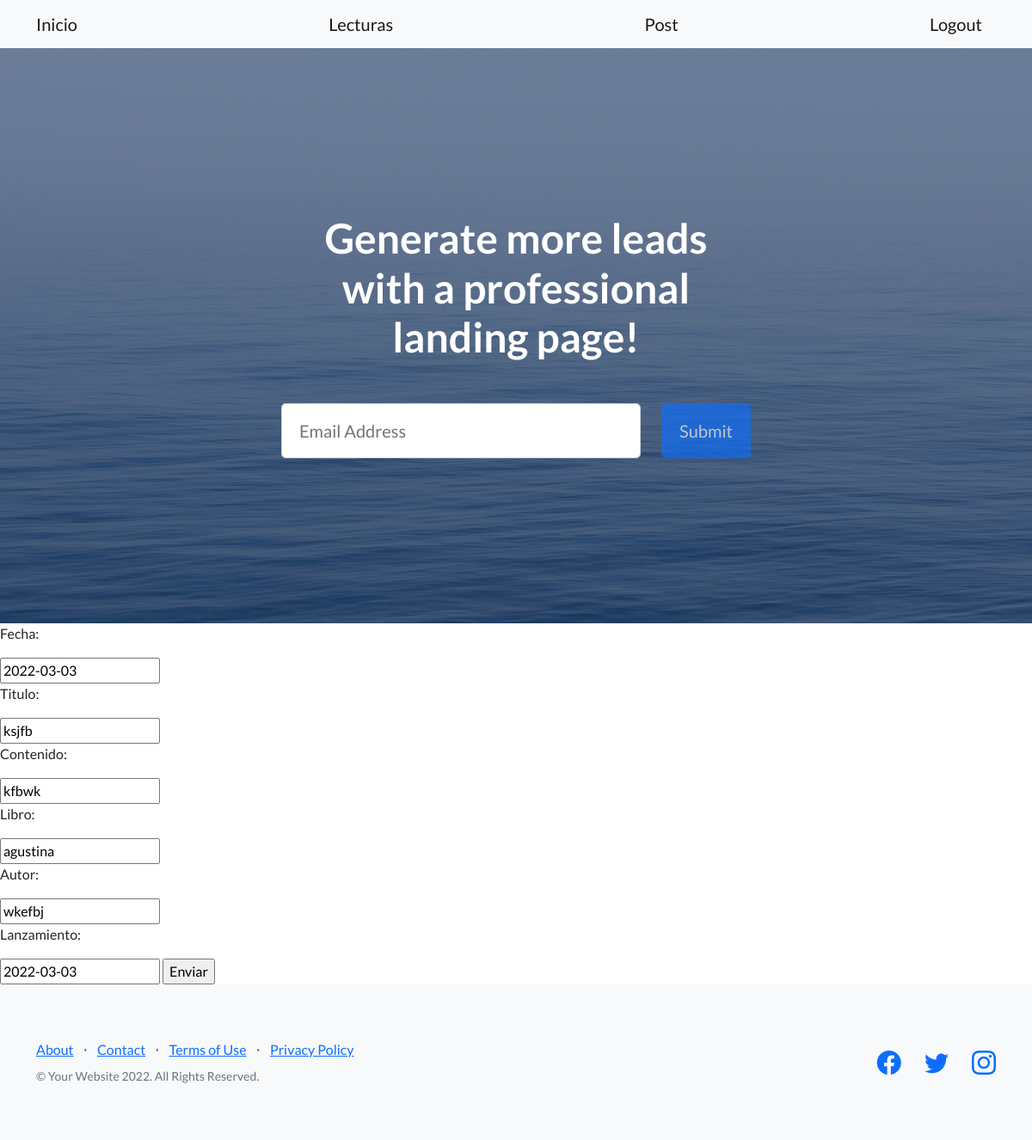
The app's page /app_uno/editar_post/10 (signed in), older data.
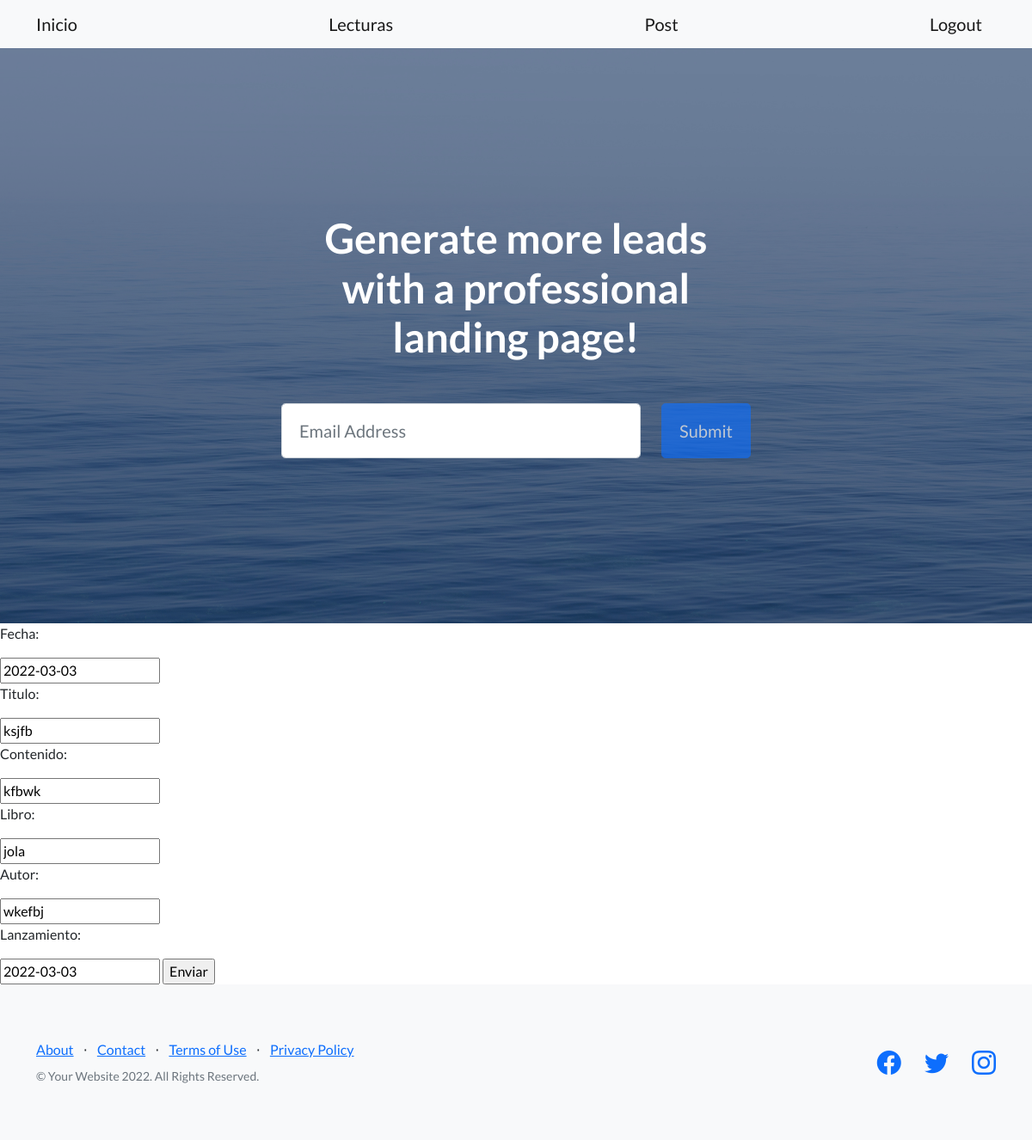
The same page, newer data.
### app_uno/models.py (models this page shows, shortened)
class Post (models.Model):
    titulo = models.CharField(max_length=40)
    contenido = models.CharField(max_length=2000)
    fecha = models.DateField()
    nombre_libro = models.CharField(max_length=40)
    autor = models.CharField(max_length=40)
    lanzamiento = models.DateField()

### app_uno/views.py (the view)
# urls.py: path('editar_post/<int:id>',views.editar_post,name="editar_post"),
@login_required
def editar_post ( request , id):
    post = Post.objects.get(id=id)
    if request.method == "POST":
        mi_formulario = Posteos_Form( request.POST )
        if mi_formulario.is_valid():
            datos = mi_formulario.cleaned_data
            post.titulo = datos['titulo']
            post.contenido = datos['contenido']
            post.fecha = datos['fecha']
            post.nombre_libro = datos['nombre_libro']
            post.autor = datos['autor']
            post.lanzamiento = datos['lanzamiento']
            post.save()
            post = Post.objects.all()
            return render(request , "lecturas.html" , {"lecturas": post})
    else:
        mi_formulario = Posteos_Form(initial={'titulo':post.titulo , "contenido":post.contenido, 'fecha':post.fecha, 'nombre_libro':post.nombre_libro, 'autor':post.autor, 'lanzamiento':post.lanzamiento})
    return render( request , "editar_post.html" , {"mi_formulario":mi_formulario, "post": post})

### app_uno/forms.py
class Posteos_Form (forms.Form):
    titulo = forms.CharField(max_length=40)
    contenido = forms.CharField(max_length=2000)
    fecha = forms.DateField()
    nombre_libro = forms.CharField(max_length=40)
    autor = forms.CharField(max_length=40)
    lanzamiento = forms.DateField()

### app_uno/templates/editar_post.html (shortened to what this page needs)
{% extends  "index.html" %}
{% load static %}
{% block contenido %}
    <form action="{% url 'editar_post' post.id %}" method="POST">
      <p>Fecha:</p>
      {{mi_formulario.fecha}}
      <p>Titulo:</p>
      {{mi_formulario.titulo}}
      <p>Contenido:</p>
      {{mi_formulario.contenido}}
      <p>Libro:</p>
      {{mi_formulario.nombre_libro}}
      <p>Autor:</p>
      {{mi_formulario.autor}}
      <p>Lanzamiento:</p>
      {{mi_formulario.lanzamiento}}
        <input type="submit" value="Enviar">
    </form>
{% endblock %}

Row changes from the older to the newer data that the page shows:
changed Post "ksjfb": nombre_libro "agustina" → "jola"
